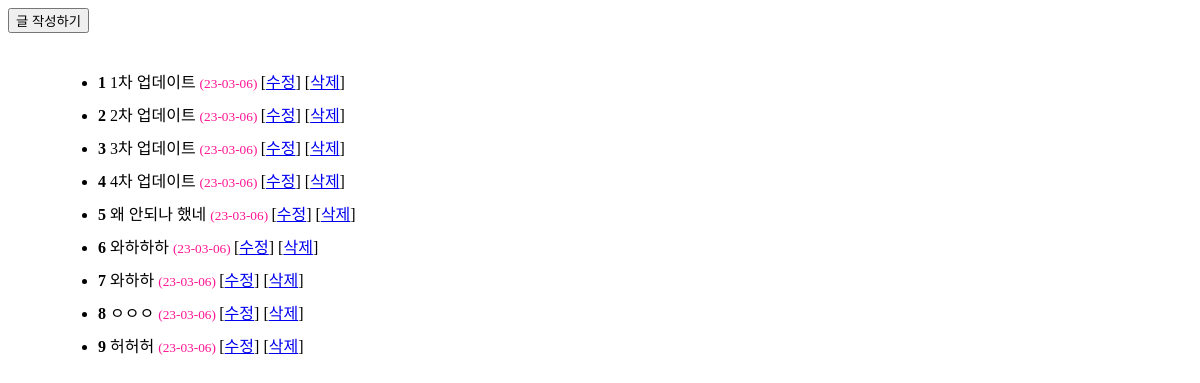
Page /onememos/ on the earlier database version.
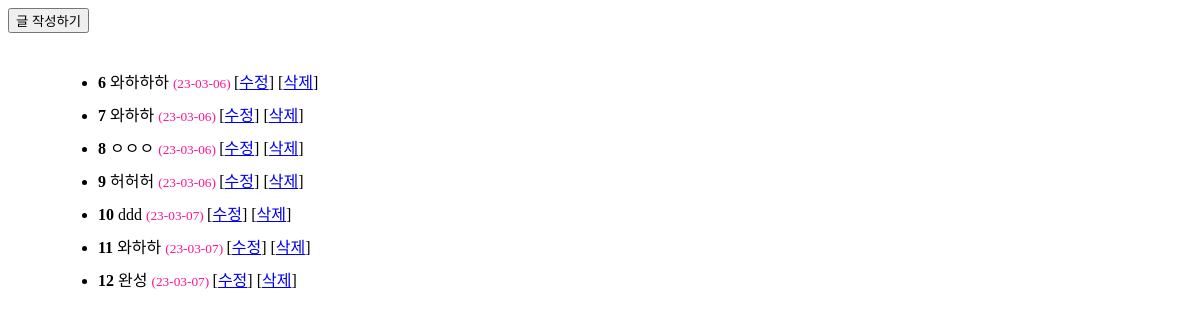
Same page on the later database version.
### onememos/models.py (models this page shows, shortened)
class Memo(models.Model):
    description = models.CharField(max_length=200) # @Column(length = 200) 느낌
    created_at = models.DateTimeField(auto_now_add=True) # @CreatedDate 느낌

### onememos/views.py (the view)
# urls.py: path('', views.main, name='main'),
def main(request): # 기본적인 요청 흐름 url 요청 -> urls.py -> main()
    lists = Memo.objects.all() # Memo 객체 전부 조회
    data = {'lists' : lists} # 반드시 딕셔너리 형태로 저장하여 템플릿 파일로 전달해야 함 (map.addAttribute() 느낌)
    return render(request, 'main.html', data) # 템플릿 파일명 (앱 폴더 하위 templates에 있다면 경로 지정 하지 않아도 됨)

### onememos/templates/main.html (shortened to what this page needs)
<!DOCTYPE html>
<html>
    <head>
    </head>
    <body>
        <form action="./write" method="GET">
            <button>글 작성하기</button>
        </form>
        <br>
        <div style="padding-left: 50px;">
            <ul style="line-height: 2em;">
                {% for article in lists %}
                <li>
                    <b>{{article.id}}</b>
                    {{article.description}}
                    <small style="color:deeppink">
                        ({{article.created_at | date:'y-m-d'}})
                    </small>
                    [<a href="./modify/{{article.id}}">수정</a>]
                    [<a href="./delete/{{article.id}}">삭제</a>]
                </li>
                {% endfor %}
            </ul>
        </div>
    </body>
</html>

Differences in the rows shown:
removed Memo: id "1", description "1차 업데이트", created_at "23-03-06"
removed Memo: id "2", description "2차 업데이트", created_at "23-03-06"
removed Memo: id "3", description "3차 업데이트", created_at "23-03-06"
removed Memo: id "4", description "4차 업데이트", created_at "23-03-06"
removed Memo: id "5", description "왜 안되나 했네", created_at "23-03-06"
added Memo: id "10", description "ddd", created_at "23-03-07"
added Memo: id "11", description "와하하", created_at "23-03-07"
added Memo: id "12", description "완성", created_at "23-03-07"
